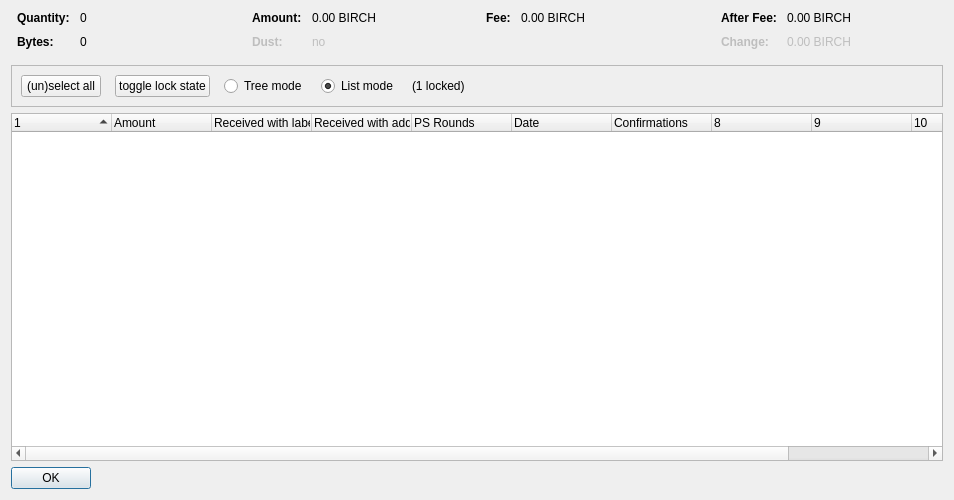
<?xml version="1.0" encoding="UTF-8"?>
<ui version="4.0">
 <class>CoinControlDialog</class>
 <widget class="QDialog" name="CoinControlDialog">
  <property name="geometry">
   <rect>
    <x>0</x>
    <y>0</y>
    <width>954</width>
    <height>500</height>
   </rect>
  </property>
  <property name="windowTitle">
   <string>Coin Selection</string>
  </property>
  <layout class="QVBoxLayout" name="verticalLayout">
   <item>
    <layout class="QHBoxLayout" name="horizontalLayoutTop" stretch="0,0,0,0">
     <property name="topMargin">
      <number>0</number>
     </property>
     <property name="bottomMargin">
      <number>10</number>
     </property>
     <item>
      <layout class="QFormLayout" name="formLayoutCoinControl1">
       <property name="horizontalSpacing">
        <number>10</number>
       </property>
       <property name="verticalSpacing">
        <number>10</number>
       </property>
       <property name="leftMargin">
        <number>6</number>
       </property>
       <property name="rightMargin">
        <number>6</number>
       </property>
       <item row="0" column="0">
        <widget class="QLabel" name="labelCoinControlQuantityText">
         <property name="font">
          <font>
           <weight>75</weight>
           <bold>true</bold>
          </font>
         </property>
         <property name="text">
          <string>Quantity:</string>
         </property>
        </widget>
       </item>
       <item row="0" column="1">
        <widget class="QLabel" name="labelCoinControlQuantity">
         <property name="cursor">
          <cursorShape>IBeamCursor</cursorShape>
         </property>
         <property name="contextMenuPolicy">
          <enum>Qt::ActionsContextMenu</enum>
         </property>
         <property name="text">
          <string notr="true">0</string>
         </property>
         <property name="textInteractionFlags">
          <set>Qt::LinksAccessibleByMouse|Qt::TextSelectableByKeyboard|Qt::TextSelectableByMouse</set>
         </property>
        </widget>
       </item>
       <item row="1" column="0">
        <widget class="QLabel" name="labelCoinControlBytesText">
         <property name="font">
          <font>
           <weight>75</weight>
           <bold>true</bold>
          </font>
         </property>
         <property name="text">
          <string>Bytes:</string>
         </property>
        </widget>
       </item>
       <item row="1" column="1">
        <widget class="QLabel" name="labelCoinControlBytes">
         <property name="cursor">
          <cursorShape>IBeamCursor</cursorShape>
         </property>
         <property name="contextMenuPolicy">
          <enum>Qt::ActionsContextMenu</enum>
         </property>
         <property name="text">
          <string notr="true">0</string>
         </property>
         <property name="textInteractionFlags">
          <set>Qt::LinksAccessibleByMouse|Qt::TextSelectableByKeyboard|Qt::TextSelectableByMouse</set>
         </property>
        </widget>
       </item>
      </layout>
     </item>
     <item>
      <layout class="QFormLayout" name="formLayoutCoinControl2">
       <property name="horizontalSpacing">
        <number>10</number>
       </property>
       <property name="verticalSpacing">
        <number>10</number>
       </property>
       <property name="leftMargin">
        <number>6</number>
       </property>
       <property name="rightMargin">
        <number>6</number>
       </property>
       <item row="0" column="0">
        <widget class="QLabel" name="labelCoinControlAmountText">
         <property name="font">
          <font>
           <weight>75</weight>
           <bold>true</bold>
          </font>
         </property>
         <property name="text">
          <string>Amount:</string>
         </property>
        </widget>
       </item>
       <item row="0" column="1">
        <widget class="QLabel" name="labelCoinControlAmount">
         <property name="cursor">
          <cursorShape>IBeamCursor</cursorShape>
         </property>
         <property name="contextMenuPolicy">
          <enum>Qt::ActionsContextMenu</enum>
         </property>
         <property name="text">
          <string notr="true">0.00 BIRCH</string>
         </property>
         <property name="textInteractionFlags">
          <set>Qt::LinksAccessibleByMouse|Qt::TextSelectableByKeyboard|Qt::TextSelectableByMouse</set>
         </property>
        </widget>
       </item>
       <item row="1" column="0">
        <widget class="QLabel" name="labelCoinControlLowOutputText">
         <property name="enabled">
          <bool>false</bool>
         </property>
         <property name="font">
          <font>
           <weight>75</weight>
           <bold>true</bold>
          </font>
         </property>
         <property name="text">
          <string>Dust:</string>
         </property>
        </widget>
       </item>
       <item row="1" column="1">
        <widget class="QLabel" name="labelCoinControlLowOutput">
         <property name="enabled">
          <bool>false</bool>
         </property>
         <property name="cursor">
          <cursorShape>IBeamCursor</cursorShape>
         </property>
         <property name="contextMenuPolicy">
          <enum>Qt::ActionsContextMenu</enum>
         </property>
         <property name="text">
          <string notr="true">no</string>
         </property>
         <property name="textInteractionFlags">
          <set>Qt::LinksAccessibleByMouse|Qt::TextSelectableByKeyboard|Qt::TextSelectableByMouse</set>
         </property>
        </widget>
       </item>
      </layout>
     </item>
     <item>
      <layout class="QFormLayout" name="formLayoutCoinControl3">
       <property name="horizontalSpacing">
        <number>10</number>
       </property>
       <property name="verticalSpacing">
        <number>10</number>
       </property>
       <property name="leftMargin">
        <number>6</number>
       </property>
       <property name="rightMargin">
        <number>6</number>
       </property>
       <item row="0" column="0">
        <widget class="QLabel" name="labelCoinControlFeeText">
         <property name="font">
          <font>
           <weight>75</weight>
           <bold>true</bold>
          </font>
         </property>
         <property name="text">
          <string>Fee:</string>
         </property>
        </widget>
       </item>
       <item row="0" column="1">
        <widget class="QLabel" name="labelCoinControlFee">
         <property name="cursor">
          <cursorShape>IBeamCursor</cursorShape>
         </property>
         <property name="contextMenuPolicy">
          <enum>Qt::ActionsContextMenu</enum>
         </property>
         <property name="text">
          <string notr="true">0.00 BIRCH</string>
         </property>
         <property name="textInteractionFlags">
          <set>Qt::LinksAccessibleByMouse|Qt::TextSelectableByKeyboard|Qt::TextSelectableByMouse</set>
         </property>
        </widget>
       </item>
      </layout>
     </item>
     <item>
      <layout class="QFormLayout" name="formLayoutCoinControl4">
       <property name="horizontalSpacing">
        <number>10</number>
       </property>
       <property name="verticalSpacing">
        <number>10</number>
       </property>
       <property name="leftMargin">
        <number>6</number>
       </property>
       <property name="rightMargin">
        <number>6</number>
       </property>
       <item row="0" column="0">
        <widget class="QLabel" name="labelCoinControlAfterFeeText">
         <property name="font">
          <font>
           <weight>75</weight>
           <bold>true</bold>
          </font>
         </property>
         <property name="text">
          <string>After Fee:</string>
         </property>
        </widget>
       </item>
       <item row="0" column="1">
        <widget class="QLabel" name="labelCoinControlAfterFee">
         <property name="cursor">
          <cursorShape>IBeamCursor</cursorShape>
         </property>
         <property name="contextMenuPolicy">
          <enum>Qt::ActionsContextMenu</enum>
         </property>
         <property name="text">
          <string notr="true">0.00 BIRCH</string>
         </property>
         <property name="textInteractionFlags">
          <set>Qt::LinksAccessibleByMouse|Qt::TextSelectableByKeyboard|Qt::TextSelectableByMouse</set>
         </property>
        </widget>
       </item>
       <item row="1" column="0">
        <widget class="QLabel" name="labelCoinControlChangeText">
         <property name="enabled">
          <bool>false</bool>
         </property>
         <property name="font">
          <font>
           <weight>75</weight>
           <bold>true</bold>
          </font>
         </property>
         <property name="text">
          <string>Change:</string>
         </property>
        </widget>
       </item>
       <item row="1" column="1">
        <widget class="QLabel" name="labelCoinControlChange">
         <property name="enabled">
          <bool>false</bool>
         </property>
         <property name="cursor">
          <cursorShape>IBeamCursor</cursorShape>
         </property>
         <property name="contextMenuPolicy">
          <enum>Qt::ActionsContextMenu</enum>
         </property>
         <property name="text">
          <string notr="true">0.00 BIRCH</string>
         </property>
         <property name="textInteractionFlags">
          <set>Qt::LinksAccessibleByMouse|Qt::TextSelectableByKeyboard|Qt::TextSelectableByMouse</set>
         </property>
        </widget>
       </item>
      </layout>
     </item>
    </layout>
   </item>
   <item>
    <widget class="QFrame" name="frame">
     <property name="minimumSize">
      <size>
       <width>0</width>
       <height>40</height>
      </size>
     </property>
     <property name="frameShape">
      <enum>QFrame::StyledPanel</enum>
     </property>
     <property name="frameShadow">
      <enum>QFrame::Sunken</enum>
     </property>
     <layout class="QHBoxLayout" name="horizontalLayout">
      <item>
       <layout class="QHBoxLayout" name="horizontalLayoutPanel" stretch="0,0,0,0,0,0">
        <property name="spacing">
         <number>14</number>
        </property>
        <item>
         <widget class="QPushButton" name="pushButtonSelectAll">
          <property name="sizePolicy">
           <sizepolicy hsizetype="Maximum" vsizetype="Fixed">
            <horstretch>0</horstretch>
            <verstretch>0</verstretch>
           </sizepolicy>
          </property>
          <property name="text">
           <string>(un)select all</string>
          </property>
          <property name="autoDefault">
           <bool>false</bool>
          </property>
         </widget>
        </item>
        <item>
         <widget class="QPushButton" name="pushButtonToggleLock">
          <property name="sizePolicy">
           <sizepolicy hsizetype="Maximum" vsizetype="Fixed">
            <horstretch>0</horstretch>
            <verstretch>0</verstretch>
           </sizepolicy>
          </property>
          <property name="text">
           <string>toggle lock state</string>
          </property>
          <property name="autoDefault">
           <bool>false</bool>
          </property>
         </widget>
        </item>
        <item>
         <widget class="QRadioButton" name="radioTreeMode">
          <property name="sizePolicy">
           <sizepolicy hsizetype="Maximum" vsizetype="Fixed">
            <horstretch>0</horstretch>
            <verstretch>0</verstretch>
           </sizepolicy>
          </property>
          <property name="text">
           <string>Tree mode</string>
          </property>
         </widget>
        </item>
        <item>
         <widget class="QRadioButton" name="radioListMode">
          <property name="sizePolicy">
           <sizepolicy hsizetype="Maximum" vsizetype="Fixed">
            <horstretch>0</horstretch>
            <verstretch>0</verstretch>
           </sizepolicy>
          </property>
          <property name="text">
           <string>List mode</string>
          </property>
          <property name="checked">
           <bool>true</bool>
          </property>
         </widget>
        </item>
        <item>
         <widget class="QLabel" name="labelLocked">
          <property name="text">
           <string>(1 locked)</string>
          </property>
         </widget>
        </item>
        <item>
         <spacer name="horizontalSpacer">
          <property name="orientation">
           <enum>Qt::Horizontal</enum>
          </property>
          <property name="sizeHint" stdset="0">
           <size>
            <width>40</width>
            <height>20</height>
           </size>
          </property>
         </spacer>
        </item>
       </layout>
      </item>
     </layout>
    </widget>
   </item>
   <item>
    <widget class="CoinControlTreeWidget" name="treeWidget">
     <property name="contextMenuPolicy">
      <enum>Qt::CustomContextMenu</enum>
     </property>
     <property name="sortingEnabled">
      <bool>false</bool>
     </property>
     <property name="columnCount">
      <number>11</number>
     </property>
     <attribute name="headerShowSortIndicator" stdset="0">
      <bool>true</bool>
     </attribute>
     <attribute name="headerStretchLastSection">
      <bool>false</bool>
     </attribute>
     <column>
      <property name="text">
       <string/>
      </property>
     </column>
     <column>
      <property name="text">
       <string>Amount</string>
      </property>
     </column>
     <column>
      <property name="text">
       <string>Received with label</string>
      </property>
     </column>
     <column>
      <property name="text">
       <string>Received with address</string>
      </property>
     </column>
     <column>
      <property name="text">
       <string>PS Rounds</string>
      </property>
     </column>
     <column>
      <property name="text">
       <string>Date</string>
      </property>
     </column>
     <column>
      <property name="text">
       <string>Confirmations</string>
      </property>
      <property name="toolTip">
       <string>Confirmed</string>
      </property>
     </column>
     <column>
      <property name="text">
       <string/>
      </property>
     </column>
     <column>
      <property name="text">
       <string/>
      </property>
     </column>
     <column>
      <property name="text">
       <string/>
      </property>
     </column>
     <column>
      <property name="text">
       <string/>
      </property>
     </column>
    </widget>
   </item>
   <item>
    <widget class="QDialogButtonBox" name="buttonBox">
     <property name="sizePolicy">
      <sizepolicy hsizetype="Maximum" vsizetype="Fixed">
       <horstretch>0</horstretch>
       <verstretch>0</verstretch>
      </sizepolicy>
     </property>
     <property name="orientation">
      <enum>Qt::Horizontal</enum>
     </property>
     <property name="standardButtons">
      <set>QDialogButtonBox::Ok</set>
     </property>
    </widget>
   </item>
  </layout>
 </widget>
 <customwidgets>
  <customwidget>
   <class>CoinControlTreeWidget</class>
   <extends>QTreeWidget</extends>
   <header>coincontroltreewidget.h</header>
  </customwidget>
 </customwidgets>
 <resources/>
 <connections/>
</ui>
